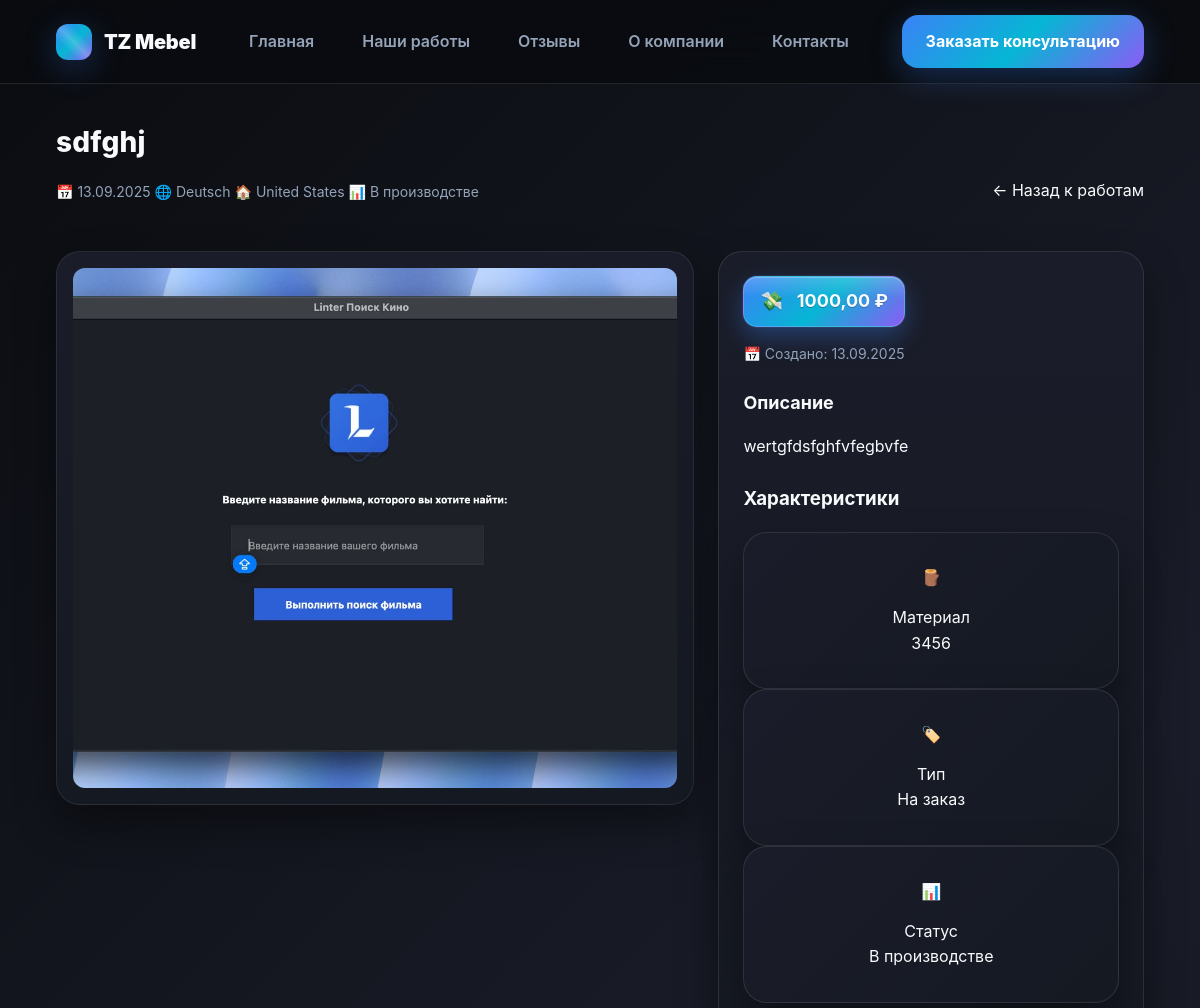
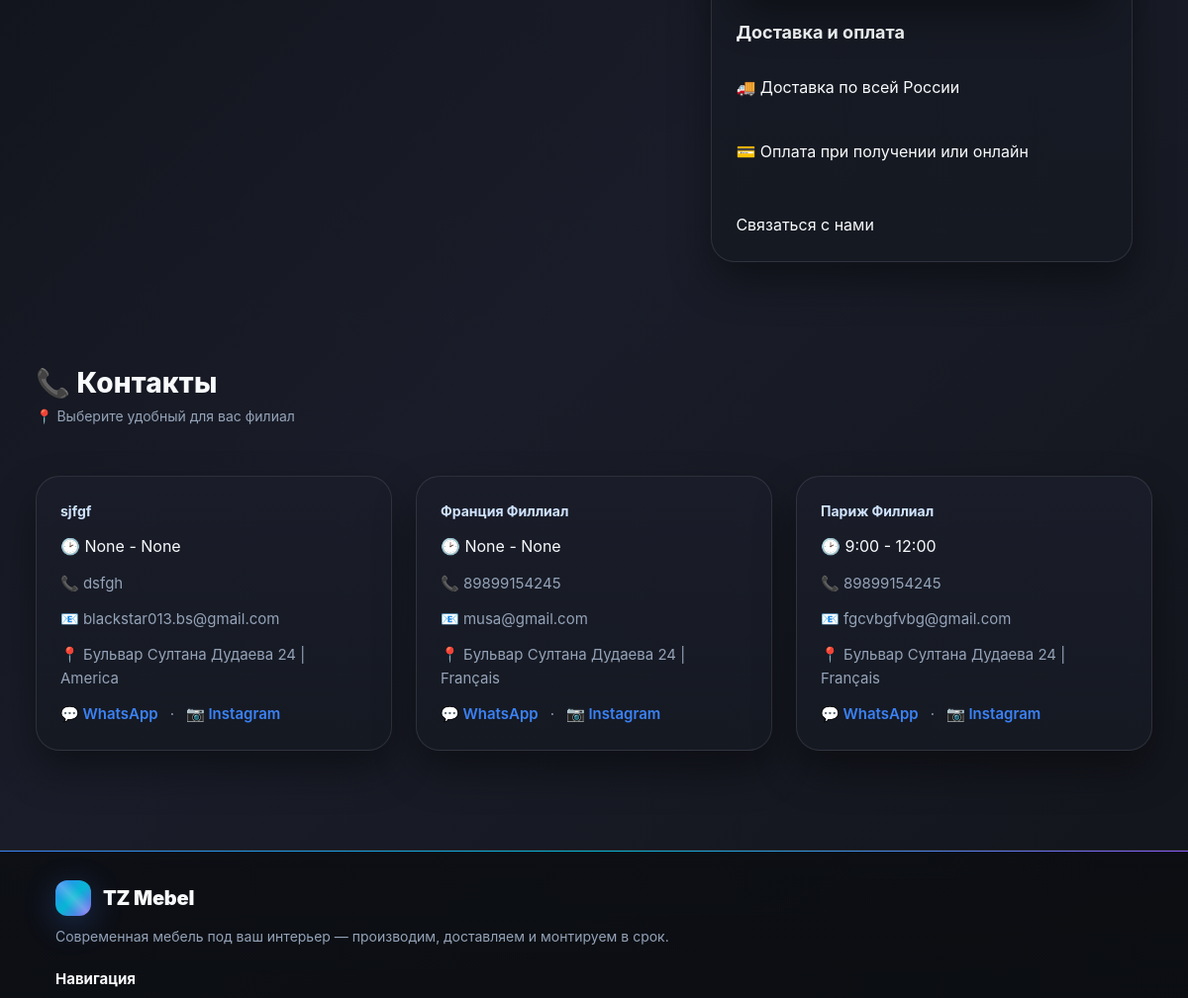
The app's page /client_service/portfolio/5/ (upper part), older data (2 pictures, top to bottom).
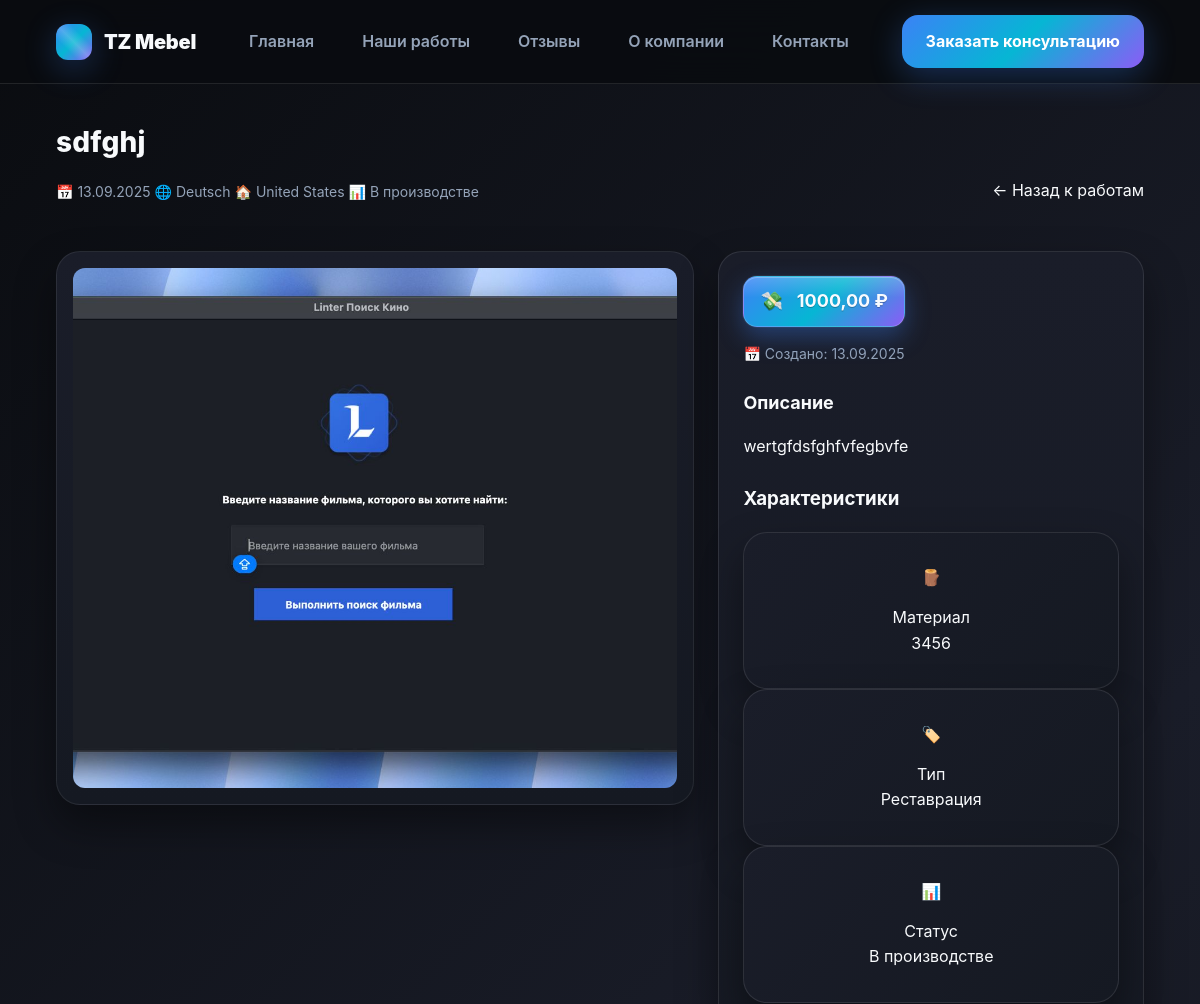
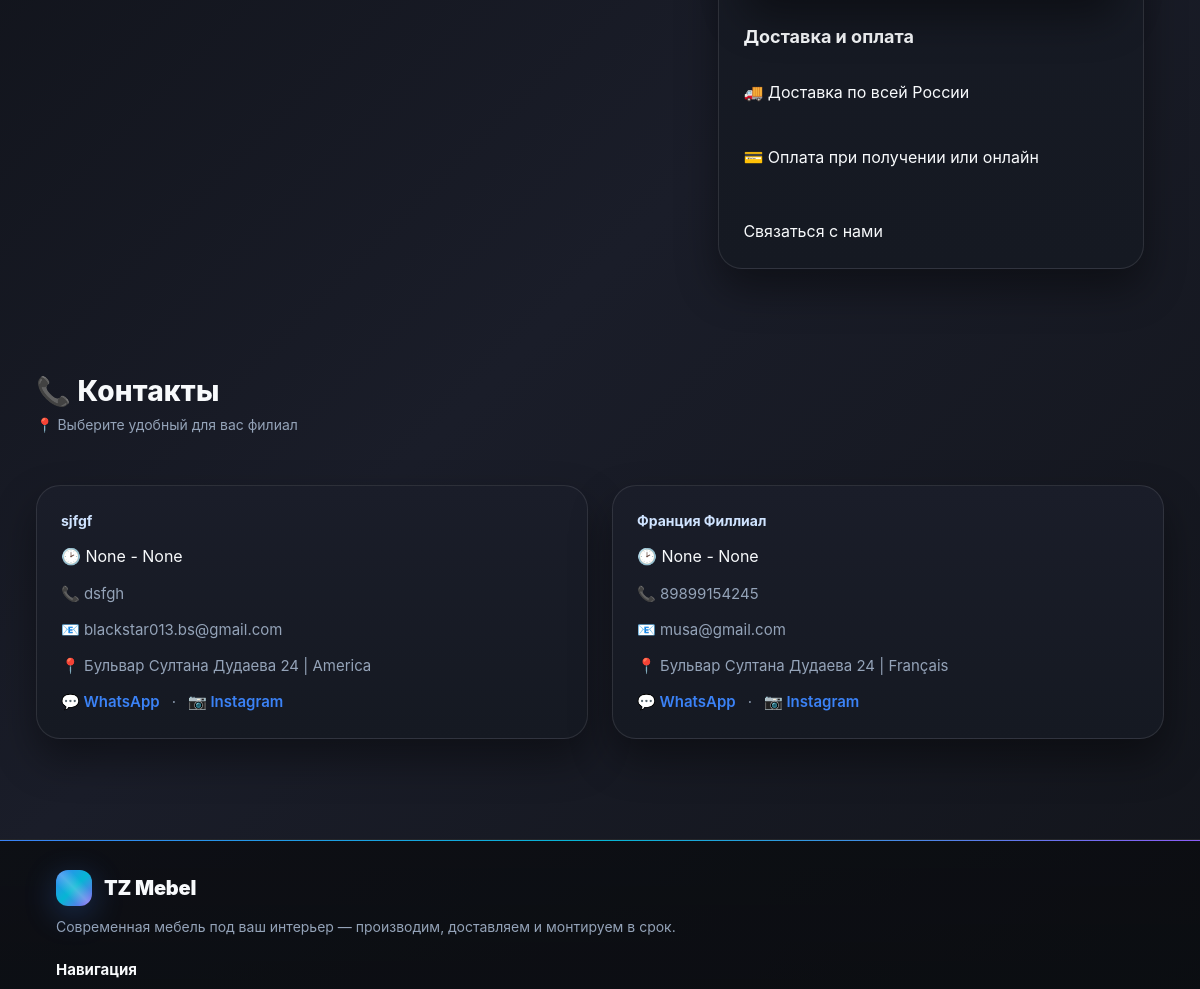
The same page, newer data (2 pictures, top to bottom).
### admin_service/models.py (models this page shows, shortened)
class Work(models.Model):
    title = models.CharField(max_length=255, blank=True, verbose_name="Название мебели | Тип")
    description = models.TextField(blank=True, verbose_name="Описание мебели")
    image = models.ImageField(upload_to="portfolio/", verbose_name="Фотография мебели")
    price = models.DecimalField(max_digits=10, decimal_places=2, verbose_name="Цена", default=0)
    currency = models.CharField(max_length=5, choices=CURRENCIES, default="usd", verbose_name="Валюта")
    country = models.CharField(max_length=5, choices=COUNTRIES, default="us", verbose_name="Страна работы")
    date = models.DateField(blank=True, null=True, verbose_name="Дата изготовления")
    language = models.CharField(max_length=5, choices=languages, verbose_name="Выбор языка на работе")
    work_type = models.CharField(max_length=20, choices=WORK_TYPES, verbose_name="Тип работы", default="custom")
    status = models.CharField(max_length=20, choices=STATUSES, verbose_name="Статус", default="in_progress")
    material = models.CharField(max_length=100, blank=True, verbose_name="Материал")
    width = models.DecimalField(max_digits=6, decimal_places=2, blank=True, null=True, verbose_name="Ширина (см)")
    height = models.DecimalField(max_digits=6, decimal_places=2, blank=True, null=True, verbose_name="Высота (см)")
    depth = models.DecimalField(max_digits=6, decimal_places=2, blank=True, null=True, verbose_name="Глубина (см)")
    created_at = models.DateTimeField(auto_now_add=True, blank=True, verbose_name='Дата добавления')
    class Meta:
        verbose_name = "Работа"
        verbose_name_plural = "Работы"
        ordering = ["-created_at"]

class Contact(models.Model):
    branch_name = models.CharField(max_length=100, verbose_name="Название Филлиала")  # например: "Москва", "Берлин"
    phone = models.CharField(max_length=20, verbose_name="Номер телефона филлиала")
    email = models.EmailField(blank=True, verbose_name="Email филлиала")
    address = models.CharField(max_length=255, blank=True, verbose_name="Адрес филлиала")
    start_time = models.TimeField(blank=True, verbose_name='Открытие филлиала', null=True, help_text='Пример: 9:00')
    end_time = models.TimeField(blank=True, verbose_name='Закрытие филлиала', null=True, help_text='Пример: 24:00')
    whatsapp = models.URLField(blank=True, null=True, verbose_name="Контактный номер в Whastapp", help_text='wa.me/+phone_number')
    instagram = models.URLField(blank=True, null=True, verbose_name="Страница филлиала в Instagram", help_text='https://www.instagram.com/Nickname"')
    country = models.CharField(max_length=15, choices=country, default='am', verbose_name="Страна филлиала")
    language = models.CharField(max_length=5, choices=languages, default="en", verbose_name="Основной язык филлиала")
    class Meta:
        verbose_name = "Контакты"
        verbose_name_plural = "Контакты"

### client_service/views.py (the view)
# urls.py: path("portfolio/<int:pk>/", work_detail, name="work_detail"),
def work_detail(request, pk):
    work = get_object_or_404(Work, pk=pk)
    contacts = Contact.objects.all()
    return render(request, "works/work_detail.html", {
        "work": work,
        "contacts": contacts
    })

### client_service/templates/works/work_detail.html (shortened to what the changed rows need)
{% extends 'base/base.html' %}
{% block content %}
<section class="section">
    <div class="container">
        <div class="section-header">
            <div>
                <h1 class="section-title">{{ work.title }}</h1>
                <div class="work-meta">
                    <span>📅 {{ work.date|date:"d.m.Y" }}</span>
                    {% if work.language %}<span>🌐 {{ work.get_language_display }}</span>{% endif %}
                    {% if work.country %}<span>🏠 {{ work.get_country_display }}</span>{% endif %}
                    {% if work.status %}<span>📊 {{ work.get_status_display }}</span>{% endif %}
                </div>
            </div>
        </div>
        <div class="work-detail">
            <div class="work-media">
                <img src="{{ work.image.url }}" alt="{{ work.title }}" class="work-image">
            </div>
            <div class="work-info">
                <div class="price-block">
                    <div class="badge badge-price">{{ work.price }} ₽</div>
                </div>
                <div class="work-meta">
                    <p>📅 Создано: {{ work.date|date:"d.m.Y" }}</p>
                </div>
                <div class="work-description">
                    <h3>Описание</h3>
                    <p>{{ work.description }}</p>
                </div>
                <div class="work-features">
                    <div class="features-grid">
                        {% if work.material %}
                        <div class="feature">
                            <div class="feature-icon">🪵</div>
                            <div class="feature-content">
                                <div class="feature-title">Материал</div>
                                <div class="feature-value">{{ work.material }}</div>
                            </div>
                        </div>
                        {% endif %}
                        {% if work.work_type %}
                        <div class="feature">
                            <div class="feature-icon">🏷️</div>
                            <div class="feature-content">
                                <div class="feature-title">Тип</div>
                                <div class="feature-value">{{ work.get_work_type_display }}</div>
                            </div>
                        </div>
                        {% endif %}
                        {% if work.status %}
                        <div class="feature">
                            <div class="feature-icon">📊</div>
                            <div class="feature-content">
                                <div class="feature-title">Статус</div>
                                <div class="feature-value">{{ work.get_status_display }}</div>
                            </div>
                        </div>
                        {% endif %}
                    </div>
                </div>
            </div>
        </div>
    </div>
</section>
<section id="contacts" class="section container">
    <div class="branches">
        {% if contacts %}
        {% for contact in contacts %}
        <div class="branch">
            <div class="section-sub" style="color:#cfe3ff; font-weight:700;">{{ contact.branch_name }}</div>
            <div class="contact_row">🕑 {{ contact.start_time }} - {{ contact.end_time }}</div>
            <div class="contact-row">📞 {{ contact.phone }}</div>
            <div class="contact-row">📧 {{ contact.email }}</div>
            <div class="contact-row">📍 {{ contact.address }} | {{ contact.get_country_display }}</div>
            <div class="contact-row"><a href="{{ contact.whatsapp }}">💬 WhatsApp</a> · <a href="{{ contact.instagram }}">📷 Instagram</a></div>
        </div>
        {% endfor %}
        {% else %}
        <h1>Не контактов!</h1>
        {% endif %}
    </div>
</section>
{% endblock %}

Row changes from the older to the newer data that the page shows:
removed Contact: branch_name "Париж Филлиал", start_time "9:00", end_time "12:00", phone "89899154245", email "fgcvbgfvbg@gmail.com", address "Бульвар Султана Дудаева 24", country "Français"
changed Work "sdfghj": work_type "На заказ" → "Реставрация"
